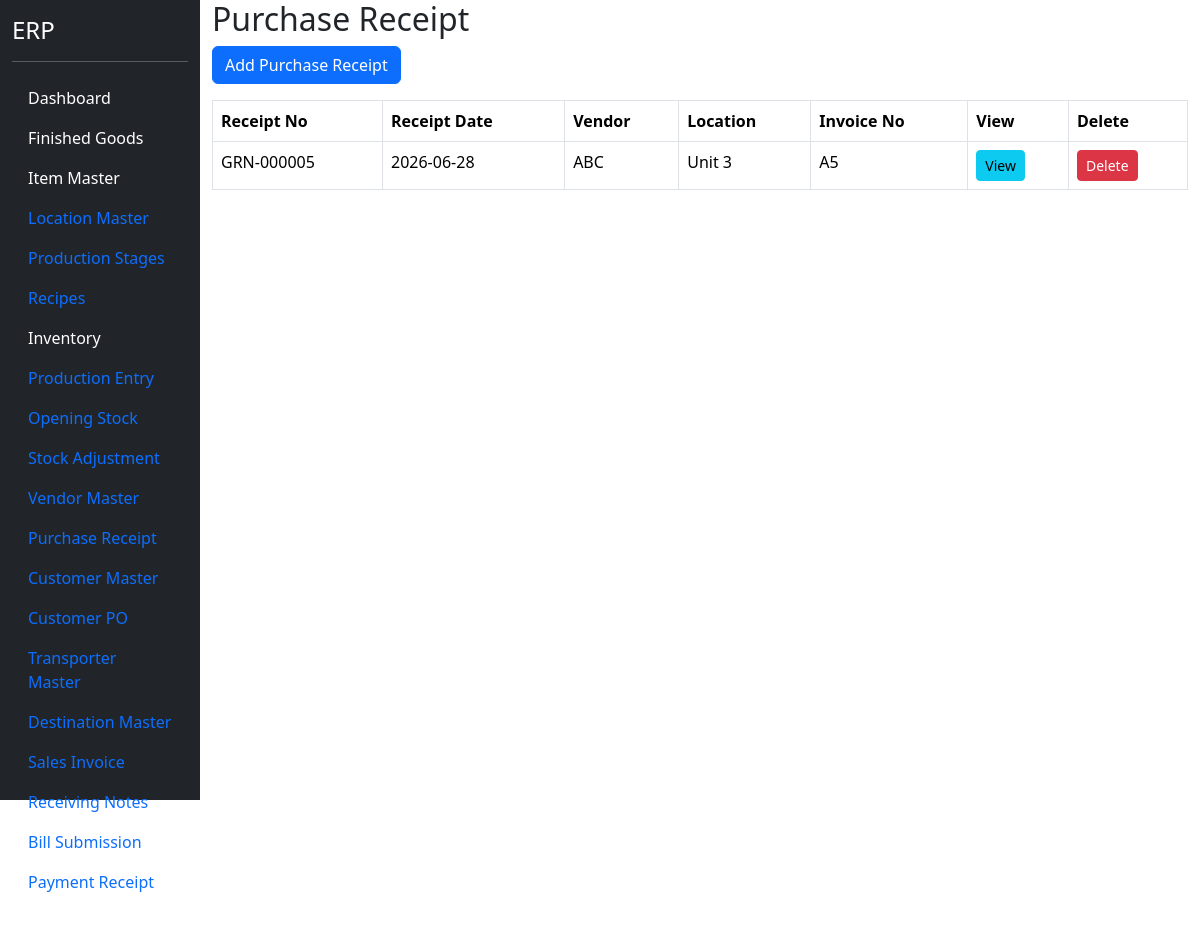
Page /purchase-receipt (signed in) on the earlier database version.
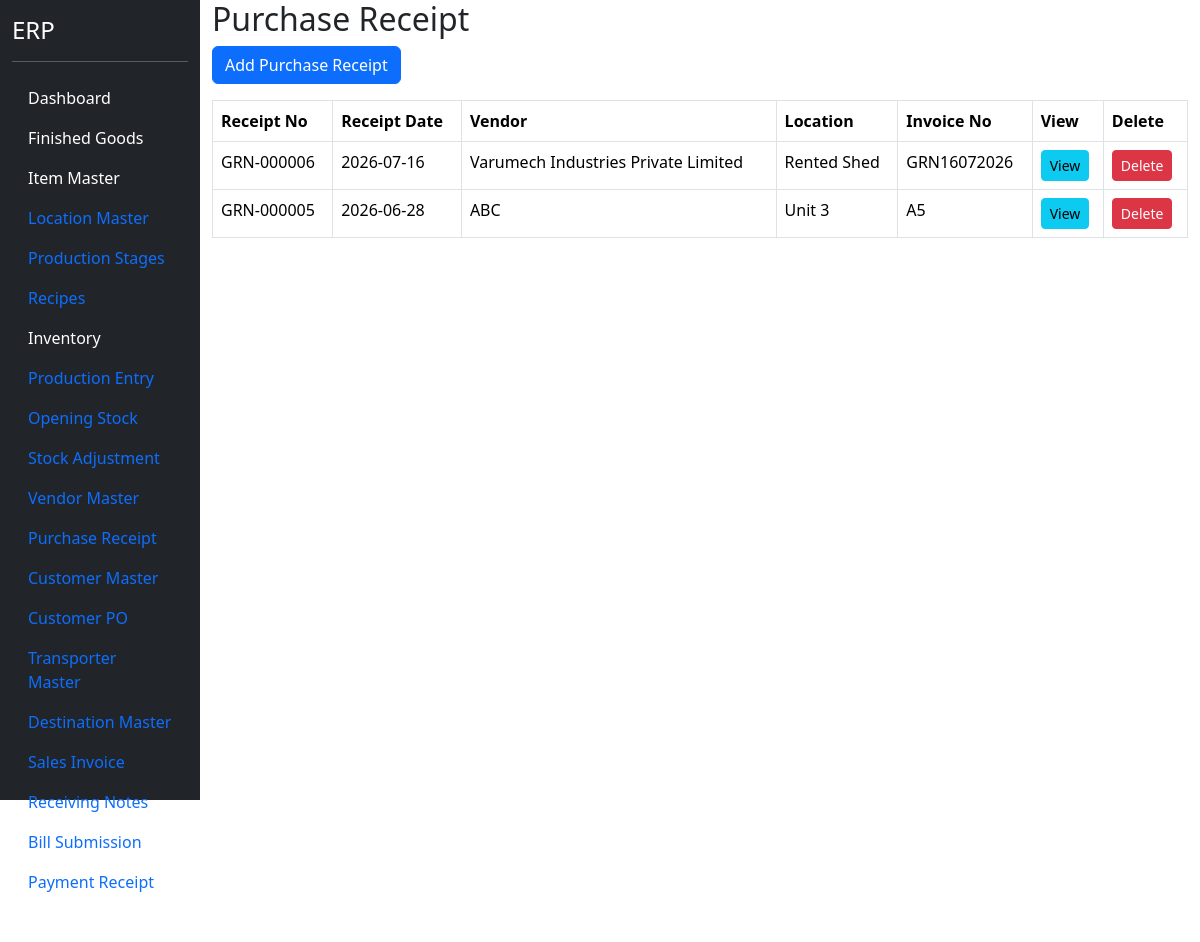
Same page on the later database version.
### models.py (models this page shows)
class PurchaseReceiptHeader(db.Model):
    __tablename__ = "purchase_receipt_header"
    id = db.Column(
        db.Integer,
        primary_key=True
    )
    receipt_date = db.Column(
        db.Date,
        nullable=False
    )
    vendor_id = db.Column(
        db.Integer,
        db.ForeignKey("vendor_master.id"),
        nullable=False
    )
    location_id = db.Column(
        db.Integer,
        db.ForeignKey("location_master.id"),
        nullable=False
    )
    invoice_no = db.Column(
        db.String(100)
    )
    invoice_date = db.Column(
        db.Date
    )
    remarks = db.Column(
        db.String(500)
    )
    vendor = db.relationship(
        "VendorMaster"
    )
    location = db.relationship(
        "LocationMaster"
    )
    basic_amount = db.Column(
    db.Float,
    default=0
    )
    gst_amount = db.Column(
    db.Float,
    default=0
    )
    invoice_amount = db.Column(
    db.Float,
    default=0
    )
    details = db.relationship(
        "PurchaseReceiptDetail",
        backref="receipt",
        cascade="all, delete-orphan"
    )

class VendorMaster(db.Model):
    __tablename__ = "vendor_master"
    id = db.Column(
        db.Integer,
        primary_key=True
    )
    vendor_code = db.Column(
        db.String(20),
        unique=True,
        nullable=True
    )
    vendor_name = db.Column(
        db.String(200),
        nullable=False
    )
    contact_person = db.Column(
        db.String(100)
    )
    mobile = db.Column(
        db.String(20)
    )
    email = db.Column(
        db.String(100)
    )
    gst_no = db.Column(
        db.String(30)
    )
    pan_no = db.Column(
        db.String(20)
    )
    address = db.Column(
        db.String(500)
    )
    city = db.Column(
        db.String(100)
    )
    state = db.Column(
        db.String(100)
    )
    country = db.Column(
        db.String(100),
        default="India"
    )
    pincode = db.Column(
        db.String(20)
    )
    active = db.Column(
        db.Boolean,
        default=True
    )

class LocationMaster(db.Model):
    __tablename__ = "location_master"
    id = db.Column(
        db.Integer,
        primary_key=True
    )
    location_code = db.Column(
        db.String(20),
        unique=True,
        nullable=False
    )
    location_name = db.Column(
        db.String(100),
        nullable=False
    )
    active = db.Column(
        db.Boolean,
        default=True
    )

### blueprints/masters/routes.py (the view)
@masters_bp.route("/purchase-receipt")
@login_required
def purchase_receipt():
    receipt_list = PurchaseReceiptHeader.query.order_by(
        PurchaseReceiptHeader.receipt_date.desc(),
        PurchaseReceiptHeader.id.desc()
    ).all()
    return render_template(
        "purchase_receipt.html",
        receipt_list=receipt_list
    )

### app.py (called while the page is built)
@login_manager.user_loader
def load_user(user_id):
    return User.query.get(int(user_id))

### templates/purchase_receipt.html (shortened to what this page needs)
{% extends "base.html" %}
{% block content %}
<h2>
</h2>
<a
href="/purchase-receipt/add"
class="btn btn-primary mb-3">
Add Purchase Receipt
</a>
<table class="table table-bordered">
<thead>
<tr>
<th>
Receipt No
</th>
<th>
Receipt Date
</th>
<th>
Vendor
</th>
<th>
Location
</th>
<th>
Invoice No
</th>
<th>
View
</th>
<th>
Delete
</th>
</tr>
</thead>
<tbody>
{% for row in receipt_list %}
<tr>
<td>
GRN-{{ "%06d"|format(row.id) }}
</td>
<td>
{{ row.receipt_date }}
</td>
<td>
{{ row.vendor.vendor_name }}
</td>
<td>
{{ row.location.location_name }}
</td>
<td>
{{ row.invoice_no }}
</td>
<td>
<a
href="/purchase-receipt/view/{{ row.id }}"
class="btn btn-info btn-sm">
View
</a>
</td>
<td>
<button
type="button"
class="btn btn-danger btn-sm delete-btn"
data-id="{{ row.id }}">
Delete
</button>
</td>
</tr>
{% endfor %}
</tbody>
</table>
{% endblock %}

Differences in the rows shown:
added PurchaseReceiptHeader: id "000006", receipt_date "2026-07-16", vendor.vendor_name "Varumech Industries Private Limited", location.location_name "Rented Shed", invoice_no "GRN16072026"
